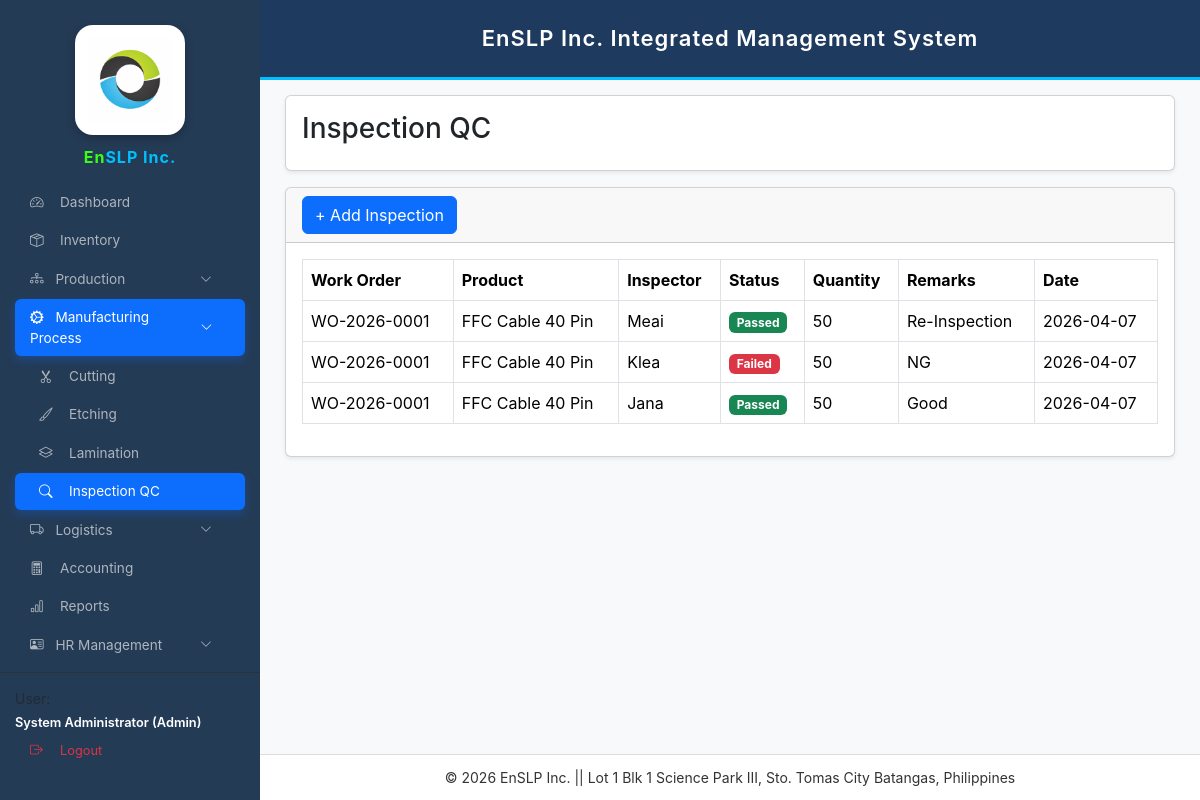
The page /inspection_qc.php (signed in) on the database its author committed.
### tables this page shows
CREATE TABLE `inspection_qc` (
  `id` int(11) NOT NULL,
  `work_order_id` varchar(50) NOT NULL,
  `item_id` int(11) NOT NULL,
  `inspector` varchar(100) DEFAULT NULL,
  `status` enum('Passed','Failed') NOT NULL,
  `remarks` text DEFAULT NULL,
  `date_inspected` timestamp NOT NULL DEFAULT current_timestamp(),
  `passed_qty` int(11) DEFAULT NULL
);

CREATE TABLE `work_orders` (
  `id` int(11) NOT NULL,
  `wo_no` varchar(50) DEFAULT NULL,
  `product_name` varchar(150) NOT NULL,
  `client` varchar(150) DEFAULT NULL,
  `qty` int(11) DEFAULT 0,
  `status` varchar(50) DEFAULT NULL,
  `date_started` date NOT NULL,
  `date_completed` date DEFAULT NULL,
  `remarks` varchar(255) DEFAULT NULL,
  `created_at` timestamp NOT NULL DEFAULT current_timestamp(),
  `selling_price` decimal(10,2) DEFAULT 0.00
);

CREATE TABLE `inventory_items` (
  `id` int(11) NOT NULL,
  `item_code` varchar(50) DEFAULT NULL,
  `item_name` varchar(150) NOT NULL,
  `category` varchar(50) DEFAULT NULL,
  `unit` varchar(30) DEFAULT 'pcs',
  `quantity` int(11) NOT NULL DEFAULT 0,
  `reorder_level` int(11) NOT NULL DEFAULT 0,
  `created_at` datetime NOT NULL DEFAULT current_timestamp(),
  `cost` decimal(10,2) DEFAULT NULL,
  `selling_price` decimal(10,2) DEFAULT 0.00,
  `status` varchar(20) DEFAULT 'active',
  `value` decimal(10,2) DEFAULT 0.00
);

### inspection_qc.php (the view, shortened to what this page needs)
<?php
require_once "config.php";
$stmt=$conn->query("
SELECT q.*,i.item_name,w.wo_no,w.product_name
FROM inspection_qc q
LEFT JOIN inventory_items i ON q.item_id = i.id
LEFT JOIN work_orders w ON q.work_order_id = w.id
ORDER BY q.id DESC
");
$inspections=$stmt->fetchAll(PDO::FETCH_ASSOC);
?>
<!DOCTYPE html>
<html>
<head>
<link href="https://cdn.jsdelivr.net/npm/bootstrap@5.3.3/dist/css/bootstrap.min.css" rel="stylesheet">
</head>
<body>
<?php include 'sidebar.php'; ?>
<?php include 'header.php'; ?>
<div class="main-content">
<div class="card shadow-sm mb-3">
<div class="card-body">
<h3>Inspection QC</h3>
</div>
</div>
<div class="card shadow-sm">
<div class="card-header">
<button class="btn btn-primary"
data-bs-toggle="modal"
data-bs-target="#addInspectionModal">
+ Add Inspection
</button>
</div>
<div class="card-body">
<table class="table table-bordered">
<thead>
<tr>
<th>Work Order</th>
<th>Product</th>
<th>Inspector</th>
<th>Status</th>
<th>Quantity</th>
<th>Remarks</th>
<th>Date</th>
</tr>
</thead>
<tbody>
<?php if($inspections){ ?>
<?php foreach($inspections as $row){ ?>
<tr>
<td><?=$row['wo_no']?></td>
<td><?=$row['item_name']?></td>
<td><?=$row['inspector']?></td>
<td>
<?php if($row['status']=="Passed"){ ?>
<span class="badge bg-success">Passed</span>
<?php }else{ ?>
<span class="badge bg-danger">Failed</span>
<?php } ?>
</td>
<td><?=$row['passed_qty']?></td>
<td><?=$row['remarks']?></td>
<td><?=date('Y-m-d', strtotime($row['date_inspected']))?></td>
</tr>
<?php } ?>
<?php } ?>
</tbody>
</table>
</div>
</div>
</div>
<?php include 'footer.php'; ?>
</body>
</html>

### inspection_qc.php (style rules this page uses)
body { background:#f4f6f9; font-family:Arial; }
.main-content { margin-left:260px; padding:25px; margin-top:70px; }

### sidebar.php (style rules this page uses)
:root { --sb-width:260px; --primary-blue:#0d6efd; --sidebar-bg:#243b55; }
body { font-family:'Inter',sans-serif!important; margin:0!important; background:#f8f9fa; }

### rows shown on the page
inspection_qc: work_order.wo_no "WO-2026-0001", inventory_items.item_name "FFC Cable 40 Pin", inspector "Meai", status "Passed", passed_qty "50", remarks "Re-Inspection", date_inspected "2026-04-07"
inspection_qc: work_order.wo_no "WO-2026-0001", inventory_items.item_name "FFC Cable 40 Pin", inspector "Klea", status "Failed", passed_qty "50", remarks "NG", date_inspected "2026-04-07"
inspection_qc: work_order.wo_no "WO-2026-0001", inventory_items.item_name "FFC Cable 40 Pin", inspector "Jana", status "Passed", passed_qty "50", remarks "Good", date_inspected "2026-04-07"
